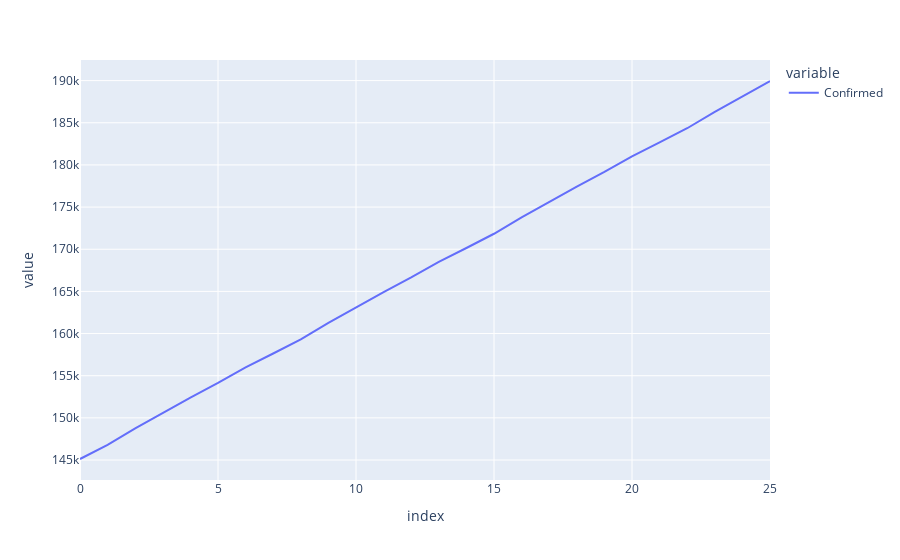

The notebook cell saved with this chart:
### Code cell
cleaned_dfs['Alabama']['Confirmed'].plot() # state_stds['Alabama']['Confirmed']

### Figure 1 — Plotly figure (JSON) as saved in the notebook; plotly's stock layout.template omitted (floating-point values rounded to 4 significant figures)
{"data": [{"hovertemplate": "variable=Confirmed<br>index=%{x}<br>value=%{y}<extra></extra>", "legendgroup": "Confirmed", "line": {"color": "#636efa", "dash": "solid"}, "mode": "lines", "name": "Confirmed", "orientation": "v", "showlegend": true, "type": "scatter", "x": [0, 1, 2, 3, 4, 5, 6, 7, 8, 9, 10, 11, 12, 13, 14, 15, 16, 17, 18, 19, 20, 21, 22, 23, 24, 25], "xaxis": "x", "y": [145100.0, 146800.0, 148800.0, 150600.0, 152400.0, 154100.0, 156000.0, 157600.0, 159300.0, 161300.0, 163100.0, 164900.0, 166700.0, 168500.0, 170100.0, 171800.0, 173800.0, 175700.0, 177400.0, 179200.0, 181000.0, 182700.0, 184300.0, 186300.0, 188200.0, 190000.0], "yaxis": "y"}], "layout": {"legend": {"title": {"text": "variable"}, "tracegroupgap": 0}, "margin": {"t": 60}, "xaxis": {"anchor": "y", "domain": [0, 1], "title": {"text": "index"}}, "yaxis": {"anchor": "x", "domain": [0, 1], "title": {"text": "value"}}}}
